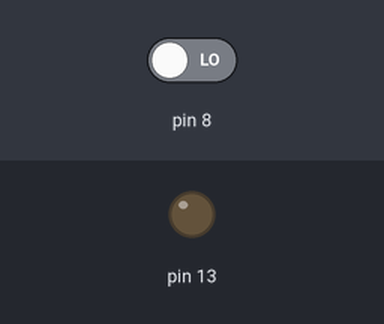
Bench run of a sketch on a simulated Arduino Uno, built with avr-gcc and run on an emulated ATmega328P. Parts: output pins drawn as LEDs (lit = HIGH). The inputs (shaded band) are chosen by the test bench; at power-on: pin 8 LOW. What the sketch prints to the serial monitor is not drawn.

Above: at 0.8 s.
0.9 s: pin 8 driven HIGH
At 1.8 s:
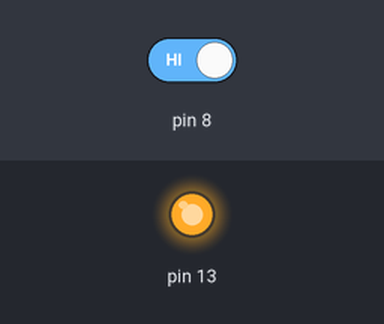
3.9 s: pin 8 driven LOW
At 5.3 s:
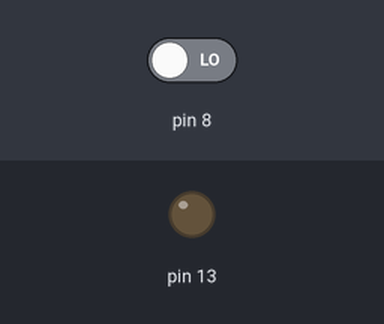
Timing chart, 0 to 6.9 s (numbered marks = the images above; inputs shaded):
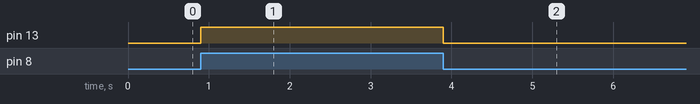

The sketch:

estopWorkAround.ino
```cpp
char id [7] = "ESTOP\n";

void setup() {
  // put your setup code here, to run once:
  pinMode(8, INPUT);

  pinMode(13, OUTPUT);


  Serial.begin(9600);

  bool readyToGo = false;

  short readByte;


  while(!readyToGo){

    if(Serial.available()){
      readByte = Serial.read();

      if(readByte == 'p')
        Serial.print(id);
      if(readByte == 'r')
        readyToGo = true;
    }else {
      writeOutput();
    }
  }
}


void loop() {
  // put your main code here, to run repeatedly:
  writeOutput();

  delay(2);
}

void writeOutput(void){
  if(digitalRead(8)){
    digitalWrite(13, HIGH);
    Serial.print('1');
  }
  else {
    digitalWrite(13, LOW);
    Serial.print('0');
  }
}
```

Measured:
- after the input at 0.9 s, pin 13: LOW → HIGH at once
- after the input at 3.9 s, pin 13: HIGH → LOW at once
